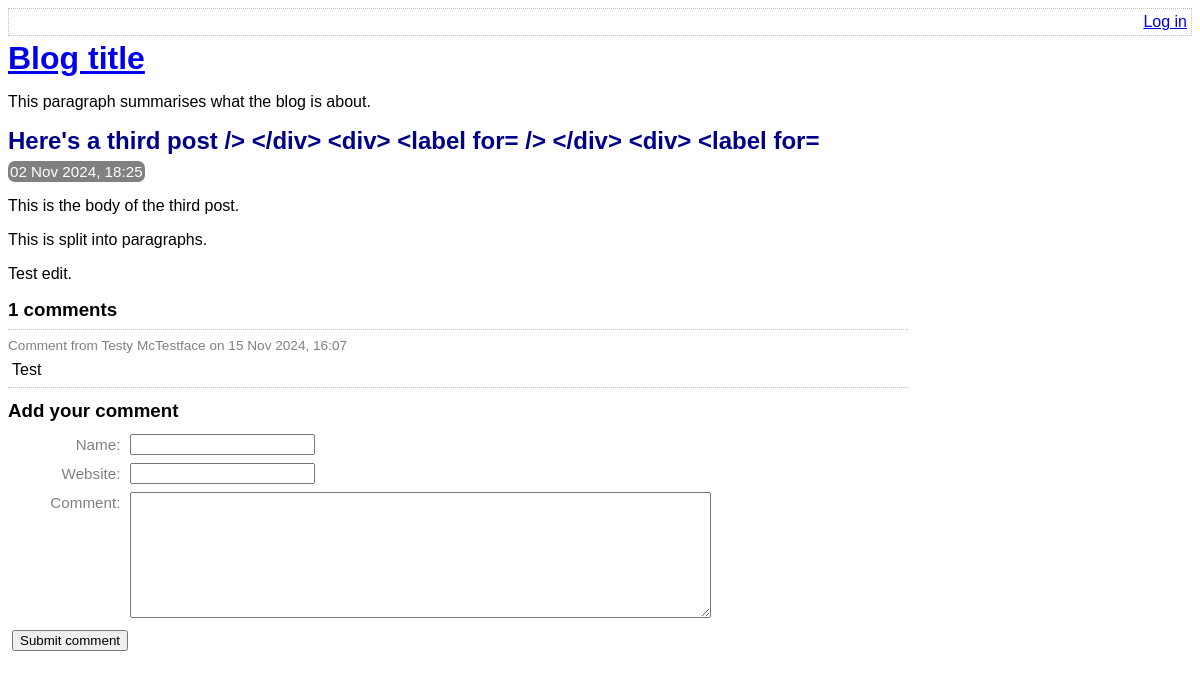
Page /view-post.php?post_id=3 on the committed database.
### tables this page shows
CREATE TABLE post (
    id INTEGER PRIMARY KEY AUTOINCREMENT NOT NULL,
    title VARCHAR NOT NULL,
    body VARCHAR NOT NULL,
    user_id INTEGER NOT NULL,
    created_at VARCHAR NOT NULL,
    updated_at VARCHAR,
    FOREIGN KEY (user_id) REFERENCES user(id)
);

CREATE TABLE comment (
    id INTEGER PRIMARY KEY AUTOINCREMENT NOT NULL,
    post_id INTEGER NOT NULL,
    created_at VARCHAR NOT NULL,
    name VARCHAR NOT NULL,
    website VARCHAR,
    text VARCHAR NOT NULL,
    FOREIGN KEY (post_id) REFERENCES post(id)
);

### lib/view-post.php (called while the page is built, shortened)
<?php
function getPostRow(PDO $pdo, $postId)
{
    $stmt = $pdo->prepare(
        'SELECT
            title, created_at, body
        FROM
            post
        WHERE
            id = :id'
    );
    $result = $stmt->execute(
        array('id' => $postId, )
    );
    $row = $stmt->fetch(PDO::FETCH_ASSOC);
    return $row;
}

### view-post.php (the view, shortened to what this page needs)
<?php
require_once 'lib/common.php';
require_once 'lib/view-post.php';
if (isset($_GET['post_id']))
{
    $postId = $_GET['post_id'];
}
else
{
    $postId = 0;
}
$pdo = getPDO();
$row = getPostRow($pdo, $postId);
?>
<!DOCTYPE html>
<html>
    <head>
        <?php require 'templates/head.php' ?>
    </head>
    <body>
        <?php require 'templates/title.php' ?>
        <div class="post">
            <h2>
                <?php echo htmlEscape($row['title']) ?>
            </h2>
            <div class="date">
                <?php echo convertSqlDate($row['created_at']) ?>
            </div>
            <?php echo convertNewlinesToParagraphs($row['body']) ?>
        </div>
        <?php require 'templates/list-comments.php' ?>
        <?php require 'templates/comment-form.php' ?>
    </body>
</html>

### lib/common.php (shortened to what this page needs)
<?php
function htmlEscape($html)
{
    return htmlspecialchars($html, ENT_HTML5, 'UTF-8');
}
function convertSqlDate($sqlDate)
{
    $date = DateTime::createFromFormat('Y-m-d H:i:s', $sqlDate);
    return $date->format('d M Y, H:i');
}
function convertNewlinesToParagraphs($text)
{
    $escaped = htmlEscape($text);
    return '<p>' . str_replace("\n", "</p><p>", $escaped) . '</p>';
}
function countCommentsForPost(PDO $pdo, $postId)
{
    $sql = "
        SELECT
            COUNT(*) c
        FROM
            comment
        WHERE
            post_id = :post_id
    ";
    $stmt = $pdo->prepare($sql);
    $stmt->execute(
        array('post_id' => $postId, )
    );
    return (int) $stmt->fetchColumn();
}
function getCommentsForPost(PDO $pdo, $postId)
{
    $sql = "
        SELECT
            id, name, text, created_at, website
        FROM
            comment
        WHERE
            post_id = :post_id
    ";
    $stmt = $pdo->prepare($sql);
    $stmt->execute(
        array('post_id' => $postId, )
    );
    return $stmt->fetchAll(PDO::FETCH_ASSOC);
}

### templates/list-comments.php (shortened to what this page needs)
<form
    action="view-post.php?action=delete-comment&amp;post_id=<?php echo $postId?>&amp;"
    method="post"
    class="comment-list"
>
    <h3><?php echo countCommentsForPost($pdo, $postId) ?> comments</h3>
    <?php foreach (getCommentsForPost($pdo, $postId) as $comment): ?>
        <div class="comment">
            <div class="comment-meta">
                Comment from
                <?php echo htmlEscape($comment['name']) ?>
                on
                <?php echo convertSqlDate($comment['created_at']) ?>
            </div>
            <div class="comment-body">
                <?php echo convertNewlinesToParagraphs($comment['text']) ?>
            </div>
        </div>
    <?php endforeach ?>
</form>

### assets/main.css (style rules this page uses)
h1, h2, h3 { margin-top: 0; margin-bottom: 8px; }
body { font-family: sans-serif; }
.post-synopsis h2, .post h2 { color: darkblue; }
.post .date, .post-synopsis .meta { color: white; background-color: grey; border-radius: 7px; padding: 2px; display: inline; font-size: 0.95em; }
.comment .comment-meta { font-size: 0.85em; color: grey; border-top: 1px dotted silver; padding-top: 8px; }
.comment-body p { margin: 8px 4px; }
.comment-list { border-bottom: 1px dotted silver; margin-bottom: 12px; max-width: 900px; }

### rows in the picture
post: title "Here's a third post /> </div> <div> <label for= /> </div> <div> <label for=", created_at "02 Nov 2024, 18:25", body "This is the body of the third post. This is split into paragraphs. Test edit."
comment: name "Testy McTestface", created_at "15 Nov 2024, 16:07", text "Test"

### other values in the picture
countCommentsForPost($pdo, $postId) "1"
